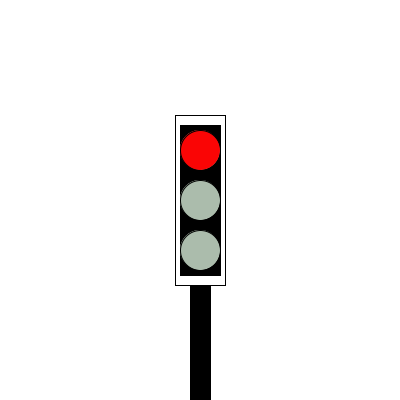
Frame 1 (no input)
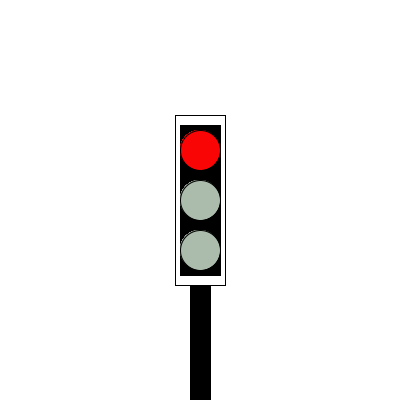
Frame 60 (the mouse pressed at the canvas centre just before this capture)
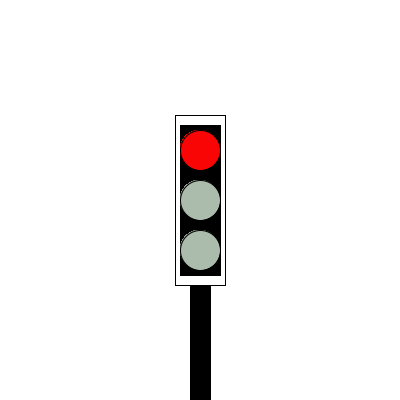
Frame 120 (the mouse held since frame 60 and released just before this capture)

The Processing sketch that drew these frames (run headless with seeded random() and noise(); from frame 60 on, the mouse is pressed at the canvas centre):

// Processing sketch: opgave_3
// ── opgave_3.pde
color[] bColor = {#ABBCAC, #FAEE05, #FA0505, #05FA17};

int timer;

int lastTimeCheck;
int timeIntervalFlag = 3000;


int sec=1000;

void setup() {
  size(400, 400);
  background(255);
  int timer=floor(millis()/sec);
  rectMode(CENTER);
  fill(255);
  rect(200, 200, 50, 170);
  fill(0);
  rect(200, 200, 40, 150);
  fill(255);
  fill(bColor[0]);
  ellipse(200, 150, 40, 40);
  fill(bColor[0]);
  ellipse(200, 200, 40, 40);
  fill(bColor[0]);
  ellipse(200, 250, 40, 40);
  fill(0);
  rect(200, 345, 20, 120);
}

void draw() {
  
  if (millis()/sec-timer < 3) {
    fill(bColor[2]);
    ellipse(200, 150, 40, 40);
    fill(bColor[0]);
    ellipse(200, 200, 40, 40);
    ellipse(200, 250, 40, 40);
  } else if (millis()/sec-timer < 6) {
    fill(bColor[1]);
    ellipse(200, 200, 40, 40);
    fill(bColor[0]);
    ellipse(200, 150, 40, 40);
    ellipse(200, 250, 40, 40);
  } else if (millis()/sec-timer < 9) {
    fill(bColor[3]);
    ellipse(200, 250, 40, 40);
    fill(bColor[0]);
    ellipse(200, 150, 40, 40);
    ellipse(200, 200, 40, 40);
  } else if (millis()/sec-timer < 12){
    fill(bColor[1]);
    ellipse(200, 200, 40, 40);
    fill(bColor[0]);
    ellipse(200, 150, 40, 40);
    ellipse(200, 250, 40, 40);
  } 
  else {timer=floor(millis()/1000);
  println(floor(millis()/sec)-timer);
}
   
    
  
  
}
